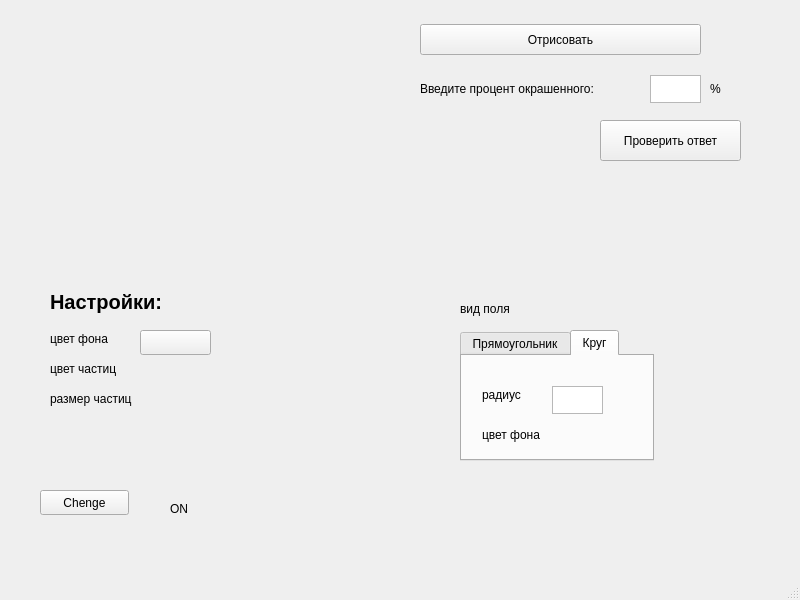
<?xml version="1.0" encoding="UTF-8"?>
<ui version="4.0">
 <class>MainWindow</class>
 <widget class="QMainWindow" name="MainWindow">
  <property name="geometry">
   <rect>
    <x>0</x>
    <y>0</y>
    <width>800</width>
    <height>600</height>
   </rect>
  </property>
  <property name="windowTitle">
   <string>MainWindow</string>
  </property>
  <widget class="QWidget" name="centralwidget">
   <widget class="QPushButton" name="pushButton">
    <property name="geometry">
     <rect>
      <x>40</x>
      <y>490</y>
      <width>89</width>
      <height>25</height>
     </rect>
    </property>
    <property name="text">
     <string>Chenge</string>
    </property>
   </widget>
   <widget class="QLabel" name="label">
    <property name="geometry">
     <rect>
      <x>170</x>
      <y>500</y>
      <width>67</width>
      <height>17</height>
     </rect>
    </property>
    <property name="text">
     <string>ON</string>
    </property>
   </widget>
   <widget class="QPushButton" name="draw_pixels">
    <property name="geometry">
     <rect>
      <x>420</x>
      <y>24</y>
      <width>281</width>
      <height>31</height>
     </rect>
    </property>
    <property name="text">
     <string>Отрисовать</string>
    </property>
   </widget>
   <widget class="QLabel" name="label_guess">
    <property name="geometry">
     <rect>
      <x>420</x>
      <y>80</y>
      <width>231</width>
      <height>17</height>
     </rect>
    </property>
    <property name="text">
     <string>Введите процент окрашенного: </string>
    </property>
   </widget>
   <widget class="QLabel" name="label_percent">
    <property name="geometry">
     <rect>
      <x>710</x>
      <y>80</y>
      <width>67</width>
      <height>17</height>
     </rect>
    </property>
    <property name="text">
     <string>%</string>
    </property>
   </widget>
   <widget class="QLabel" name="label_colour_background">
    <property name="geometry">
     <rect>
      <x>50</x>
      <y>330</y>
      <width>81</width>
      <height>17</height>
     </rect>
    </property>
    <property name="text">
     <string>цвет фона</string>
    </property>
   </widget>
   <widget class="QLabel" name="label_colour_pixel">
    <property name="geometry">
     <rect>
      <x>50</x>
      <y>360</y>
      <width>91</width>
      <height>17</height>
     </rect>
    </property>
    <property name="text">
     <string>цвет частиц</string>
    </property>
   </widget>
   <widget class="QLabel" name="label_size_field">
    <property name="geometry">
     <rect>
      <x>460</x>
      <y>300</y>
      <width>101</width>
      <height>17</height>
     </rect>
    </property>
    <property name="text">
     <string>вид поля</string>
    </property>
   </widget>
   <widget class="QLabel" name="label_size_pixel">
    <property name="geometry">
     <rect>
      <x>50</x>
      <y>390</y>
      <width>111</width>
      <height>17</height>
     </rect>
    </property>
    <property name="text">
     <string>размер частиц</string>
    </property>
   </widget>
   <widget class="QLabel" name="label_settings">
    <property name="geometry">
     <rect>
      <x>50</x>
      <y>286</y>
      <width>121</width>
      <height>31</height>
     </rect>
    </property>
    <property name="font">
     <font>
      <pointsize>15</pointsize>
      <weight>75</weight>
      <bold>true</bold>
     </font>
    </property>
    <property name="text">
     <string>Настройки:</string>
    </property>
    <property name="textFormat">
     <enum>Qt::PlainText</enum>
    </property>
   </widget>
   <widget class="QTextEdit" name="text_percents">
    <property name="geometry">
     <rect>
      <x>650</x>
      <y>75</y>
      <width>51</width>
      <height>28</height>
     </rect>
    </property>
   </widget>
   <widget class="QPushButton" name="button_check_answer">
    <property name="geometry">
     <rect>
      <x>600</x>
      <y>120</y>
      <width>141</width>
      <height>41</height>
     </rect>
    </property>
    <property name="font">
     <font>
      <strikeout>false</strikeout>
     </font>
    </property>
    <property name="text">
     <string>Проверить ответ</string>
    </property>
   </widget>
   <widget class="QWidget" name="widget" native="true">
    <property name="geometry">
     <rect>
      <x>40</x>
      <y>30</y>
      <width>251</width>
      <height>201</height>
     </rect>
    </property>
   </widget>
   <widget class="QTabWidget" name="tab_choose">
    <property name="geometry">
     <rect>
      <x>460</x>
      <y>330</y>
      <width>194</width>
      <height>131</height>
     </rect>
    </property>
    <property name="palette">
     <palette>
      <active>
       <colorrole role="Base">
        <brush brushstyle="SolidPattern">
         <color alpha="255">
          <red>255</red>
          <green>255</green>
          <blue>255</blue>
         </color>
        </brush>
       </colorrole>
       <colorrole role="HighlightedText">
        <brush brushstyle="SolidPattern">
         <color alpha="255">
          <red>255</red>
          <green>255</green>
          <blue>255</blue>
         </color>
        </brush>
       </colorrole>
       <colorrole role="PlaceholderText">
        <brush brushstyle="SolidPattern">
         <color alpha="128">
          <red>0</red>
          <green>0</green>
          <blue>0</blue>
         </color>
        </brush>
       </colorrole>
      </active>
      <inactive>
       <colorrole role="Base">
        <brush brushstyle="SolidPattern">
         <color alpha="255">
          <red>255</red>
          <green>255</green>
          <blue>255</blue>
         </color>
        </brush>
       </colorrole>
       <colorrole role="HighlightedText">
        <brush brushstyle="SolidPattern">
         <color alpha="255">
          <red>255</red>
          <green>255</green>
          <blue>255</blue>
         </color>
        </brush>
       </colorrole>
       <colorrole role="PlaceholderText">
        <brush brushstyle="SolidPattern">
         <color alpha="128">
          <red>0</red>
          <green>0</green>
          <blue>0</blue>
         </color>
        </brush>
       </colorrole>
      </inactive>
      <disabled>
       <colorrole role="Base">
        <brush brushstyle="SolidPattern">
         <color alpha="255">
          <red>239</red>
          <green>239</green>
          <blue>239</blue>
         </color>
        </brush>
       </colorrole>
       <colorrole role="HighlightedText">
        <brush brushstyle="SolidPattern">
         <color alpha="255">
          <red>255</red>
          <green>255</green>
          <blue>255</blue>
         </color>
        </brush>
       </colorrole>
       <colorrole role="PlaceholderText">
        <brush brushstyle="SolidPattern">
         <color alpha="128">
          <red>0</red>
          <green>0</green>
          <blue>0</blue>
         </color>
        </brush>
       </colorrole>
      </disabled>
     </palette>
    </property>
    <property name="currentIndex">
     <number>1</number>
    </property>
    <widget class="QWidget" name="rectangle">
     <attribute name="title">
      <string>Прямоугольник</string>
     </attribute>
     <widget class="QLabel" name="label_high">
      <property name="geometry">
       <rect>
        <x>20</x>
        <y>10</y>
        <width>67</width>
        <height>17</height>
       </rect>
      </property>
      <property name="text">
       <string>высота</string>
      </property>
     </widget>
     <widget class="QLabel" name="label_width">
      <property name="geometry">
       <rect>
        <x>20</x>
        <y>40</y>
        <width>67</width>
        <height>17</height>
       </rect>
      </property>
      <property name="text">
       <string>ширина</string>
      </property>
     </widget>
     <widget class="QLabel" name="label_colour_background_rectangle">
      <property name="geometry">
       <rect>
        <x>20</x>
        <y>70</y>
        <width>81</width>
        <height>17</height>
       </rect>
      </property>
      <property name="text">
       <string>цвет фона</string>
      </property>
     </widget>
     <widget class="QTextEdit" name="text_width">
      <property name="geometry">
       <rect>
        <x>90</x>
        <y>40</y>
        <width>51</width>
        <height>28</height>
       </rect>
      </property>
     </widget>
     <widget class="QTextEdit" name="text_high">
      <property name="geometry">
       <rect>
        <x>90</x>
        <y>10</y>
        <width>51</width>
        <height>28</height>
       </rect>
      </property>
      <property name="palette">
       <palette>
        <active>
         <colorrole role="Base">
          <brush brushstyle="SolidPattern">
           <color alpha="255">
            <red>255</red>
            <green>255</green>
            <blue>255</blue>
           </color>
          </brush>
         </colorrole>
        </active>
        <inactive>
         <colorrole role="Base">
          <brush brushstyle="SolidPattern">
           <color alpha="255">
            <red>255</red>
            <green>255</green>
            <blue>255</blue>
           </color>
          </brush>
         </colorrole>
        </inactive>
        <disabled>
         <colorrole role="Base">
          <brush brushstyle="SolidPattern">
           <color alpha="255">
            <red>239</red>
            <green>239</green>
            <blue>239</blue>
           </color>
          </brush>
         </colorrole>
        </disabled>
       </palette>
      </property>
     </widget>
    </widget>
    <widget class="QWidget" name="circle">
     <attribute name="title">
      <string>Круг</string>
     </attribute>
     <widget class="QLabel" name="label_radius">
      <property name="geometry">
       <rect>
        <x>20</x>
        <y>30</y>
        <width>67</width>
        <height>17</height>
       </rect>
      </property>
      <property name="text">
       <string>радиус</string>
      </property>
     </widget>
     <widget class="QLabel" name="label_colour_background_circle">
      <property name="geometry">
       <rect>
        <x>20</x>
        <y>70</y>
        <width>81</width>
        <height>17</height>
       </rect>
      </property>
      <property name="text">
       <string>цвет фона</string>
      </property>
     </widget>
     <widget class="QTextEdit" name="text_radius">
      <property name="geometry">
       <rect>
        <x>90</x>
        <y>30</y>
        <width>51</width>
        <height>28</height>
       </rect>
      </property>
     </widget>
    </widget>
   </widget>
   <widget class="QPushButton" name="button_choose_colour">
    <property name="geometry">
     <rect>
      <x>140</x>
      <y>330</y>
      <width>71</width>
      <height>25</height>
     </rect>
    </property>
    <property name="text">
     <string/>
    </property>
   </widget>
  </widget>
  <widget class="QMenuBar" name="menubar">
   <property name="geometry">
    <rect>
     <x>0</x>
     <y>0</y>
     <width>800</width>
     <height>22</height>
    </rect>
   </property>
  </widget>
  <widget class="QStatusBar" name="statusbar"/>
 </widget>
 <resources/>
 <connections/>
</ui>
